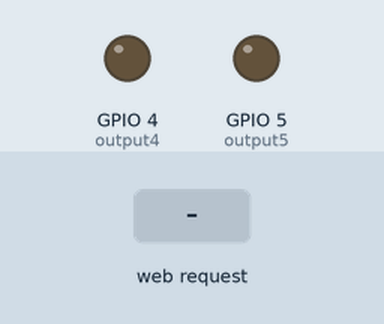
A sketch run on a simulated ESP8266 (NodeMCU). On the bench: output pins drawn as LEDs (lit = HIGH). The inputs (shaded band) are chosen by the test bench. WiFi joins after 1.5 s; servers stay silent unless stated; what the sketch prints to the serial monitor is not drawn.

Above: at 2.7 s.
2.8 s: HTTP request GET /5/off received
At 3.4 s:
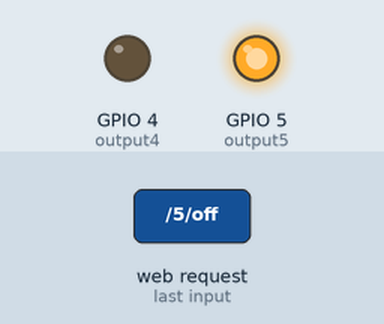
4.3 s: HTTP request GET /4/off received
At 5.5 s:
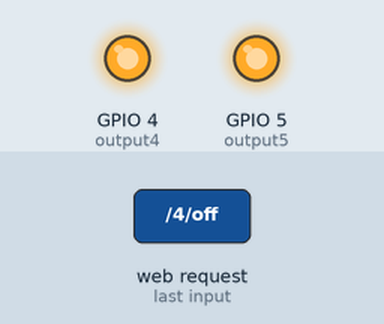
5.8 s: HTTP request GET /5/on received
At 6.8 s:
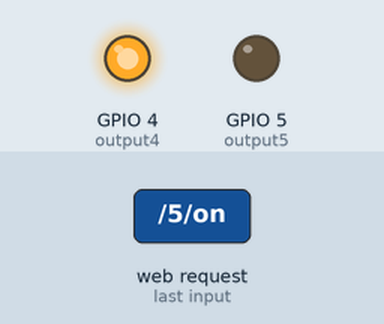
7.3 s: HTTP request GET /4/on received
At 8.0 s:
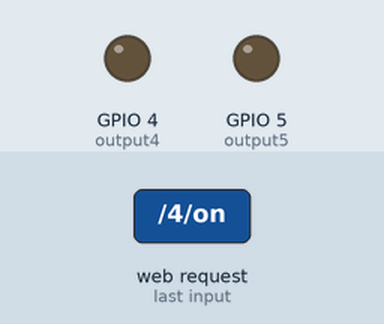
Timing chart, 0 to 9.8 s (numbered marks = the images above; inputs shaded):
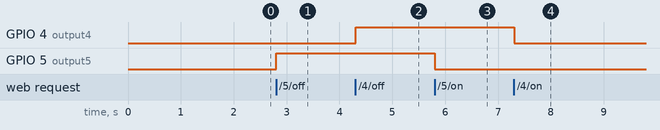

The sketch:

WIFI_home_automation.ino
```cpp
#include <ESP8266WiFi.h>

// WIFI credential
const char* ssid     = "POLO";
const char* password = "ytrewqytrewq..";

// Setting web server port number to default 80
WiFiServer server(80);

// Variable to store the HTTP request
String header;

// variables to store the current output state
String output5State = "off";
String output4State = "off";

//output variables to GPIO pins
const int output5 = 5;
const int output4 = 4;

// Current time
unsigned long currentTime = millis();

// Previous time
unsigned long previousTime = 0;

// Define timeout time in milliseconds (example: 2000ms = 2s)
const long timeoutTime = 2000;

void setup() {
  Serial.begin(115200);

  // output variables as outputs
  pinMode(output5, OUTPUT);
  pinMode(output4, OUTPUT);

  // Set outputs to LOW as default
  digitalWrite(output5, LOW);
  digitalWrite(output4, LOW);

  // Connect to Wi-Fi network with given SSID and password
  Serial.print("Connecting to ");
  Serial.println(ssid);
  WiFi.begin(ssid, password);
  while (WiFi.status() != WL_CONNECTED) {
    delay(500);
    Serial.print(".");
  }
  // Print local IP address and start web server
  Serial.println("");
  Serial.println("WiFi connected.");
  Serial.println("IP address: ");
  Serial.println(WiFi.localIP());
  server.begin();
}

void loop(){
  // Listening incoming clients
  WiFiClient client = server.available();

  if (client) {
    // make a String to hold incoming data from the client
    String currentLine = "";
    currentTime = millis();
    previousTime = currentTime;
     // loop while the client's connected

    while (client.connected() && currentTime - previousTime <= timeoutTime) {
      currentTime = millis();

       // if there's bytes to read from the client,
      if (client.available()) {

        // read a byte, then
        char c = client.read();
        header += c;
        if (c == '\n') {                    // if the byte is a newline character

          // if the current line is blank, you got two newline characters in a row.
          // that's the end of the client HTTP request, so send a response:

          if (currentLine.length() == 0) {
            // predefault HTTP request

            client.println("HTTP/1.1 200 OK");
            client.println("Content-type:text/html");
            client.println("Connection: close");
            client.println();

            // power outlet control
            // NB as we know if we use a relay then at ON condition at GPIO  pin the relay will OFF and vice versa
            // from below code u can easily understand

            // for GPIO5 PIN
            if (header.indexOf("GET /5/on") >= 0) {
              Serial.println("GPIO 5 on");
              output5State = "on";
              digitalWrite(output5, LOW);
            } else if (header.indexOf("GET /5/off") >= 0) {
              Serial.println("GPIO 5 off");
              output5State = "off";
              digitalWrite(output5, HIGH);
            }

            // for GPIO4 PIN -> D2 PIN
            else if (header.indexOf("GET /4/on") >= 0) {
              Serial.println("GPIO 4 on");
              output4State = "on";
              digitalWrite(output4, LOW);
            } else if (header.indexOf("GET /4/off") >= 0) {
              Serial.println("GPIO 4 off");
              output4State = "off";
              digitalWrite(output4, HIGH);
            }

            // UI RENDERING
            // for below all HTML code all html & CSS codes are converted at http://tomeko.net/online_tools/cpp_text_escape.php?lang=en
            client.println("<!DOCTYPE html><html>");
            client.println("<head><meta name=\"viewport\" content=\"width=device-width, initial-scale=1\">");
            client.println("<link rel=\"icon\" href=\"data:,\">");
            client.println("<style>html { font-family: Helvetica; display: inline-block; margin: 0px auto; text-align: center;}");
            client.println(".button { background-color: #e63946; border: none; color: white; padding: 16px 40px;");
            client.println("text-decoration: none; font-size: 30px; margin: 1px; cursor: pointer;}");
            client.println(".button2 {background-color: #06d6a0;}</style></head>");

            // Web Page Heading
            client.println("<body><h1><u>IOT TASK-6</u></h1>");
            client.println("<body><h3>18BEE0070</h3>");
            client.println("<body><h3>18BEE0140</h3>");

            // UI render of current state, and ON/OFF buttons for GPIO 5
            client.println("<p>GPIO 5 - State " + output5State + "</p>");
            // If the output5State is off, it displays the ON button

            if (output5State=="off") {
              client.println("<p><a href=\"/5/on\"><button class=\"button\">ON</button></a></p>");
            } else {
              client.println("<p><a href=\"/5/off\"><button class=\"button button2\">OFF</button></a></p>");
            }


            // UI render of current state, and ON/OFF buttons for GPIO 4
            client.println("<p>GPIO 4 - State " + output4State + "</p>");
            // If the output4State is off, it displays the ON button

            if (output4State=="off") {
              client.println("<p><a href=\"/4/on\"><button class=\"button\">ON</button></a></p>");
            } else {
              client.println("<p><a href=\"/4/off\"><button class=\"button button2\">OFF</button></a></p>");
            }
            client.println("</body></html>");

            client.println();


            // Break out of the while loop
            break;
          } else {
            // if you got a newline, then clear currentLine
            currentLine = "";
          }
        } else if (c != '\r') {
          // if you got anything else but a carriage return character, add it to the end of the currentLine
          currentLine += c;
        }
      }
    }
    // it,s the else part, when client get disconnected
    // Clear the header variable
    header = "";
    // Terminate the connection
    client.stop();
    Serial.println("Client disconnected.");
    Serial.println("");
  }
}
```

Measured:
- after the input at 2.8 s, GPIO 5 (output5): LOW → HIGH at once
- after the input at 4.3 s, GPIO 4 (output4): LOW → HIGH at once
- after the input at 5.8 s, GPIO 5 (output5): HIGH → LOW at once
- after the input at 7.3 s, GPIO 4 (output4): HIGH → LOW at once
